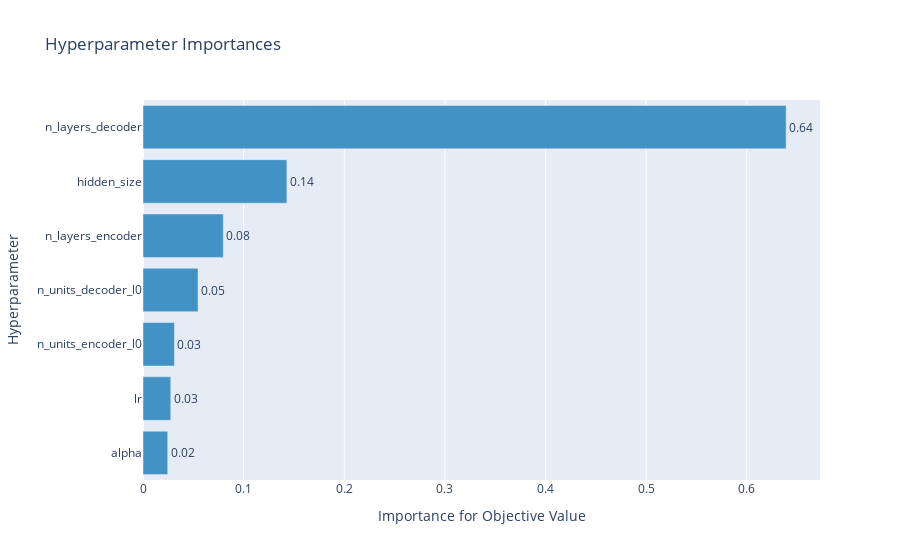

Here is the notebook cell this chart was saved with:
### Markdown cell above
### Optuna Graphs

### Code cell
optuna.visualization.plot_param_importances(study)

### Figure 1 — Plotly figure (JSON) as saved in the notebook; plotly's stock layout.template omitted (floating-point values rounded to 4 significant figures)
{"data": [{"cliponaxis": false, "hovertemplate": ["alpha (IntUniformDistribution): 0.024553353388701897<extra></extra>", "lr (LogUniformDistribution): 0.02757949137905814<extra></extra>", "n_units_encoder_l0 (IntUniformDistribution): 0.03126069481800106<extra></extra>", "n_units_decoder_l0 (IntUniformDistribution): 0.054681131557939924<extra></extra>", "n_layers_encoder (IntUniformDistribution): 0.07976962116866088<extra></extra>", "hidden_size (IntUniformDistribution): 0.14300079140253671<extra></extra>", "n_layers_decoder (IntUniformDistribution): 0.6391549162851013<extra></extra>"], "marker": {"color": "rgb(66,146,198)"}, "orientation": "h", "text": ["0.024553353388701897", "0.02757949137905814", "0.03126069481800106", "0.054681131557939924", "0.07976962116866088", "0.14300079140253671", "0.6391549162851013"], "textposition": "outside", "texttemplate": "%{text:.2f}", "type": "bar", "x": [0.02455, 0.02758, 0.03126, 0.05468, 0.07977, 0.143, 0.6392], "y": ["alpha", "lr", "n_units_encoder_l0", "n_units_decoder_l0", "n_layers_encoder", "hidden_size", "n_layers_decoder"]}], "layout": {"showlegend": false, "title": {"text": "Hyperparameter Importances"}, "xaxis": {"title": {"text": "Importance for Objective Value"}}, "yaxis": {"title": {"text": "Hyperparameter"}}}}
